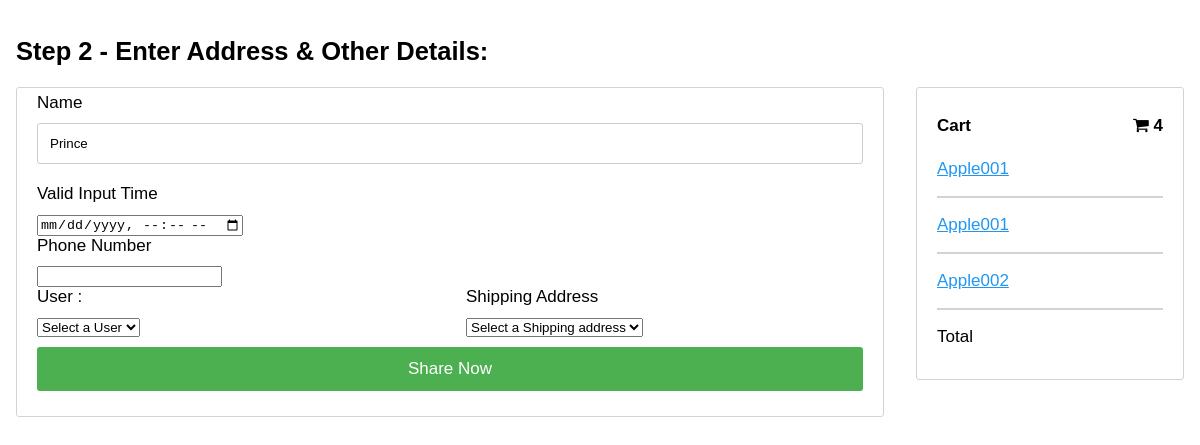
Page /api/shareout/14/ (signed in) on the committed database.
### core/models.py (models this page shows, shortened)
class SharedItem(models.Model):
    user = models.ForeignKey(settings.AUTH_USER_MODEL,
                             on_delete=models.CASCADE)
    shared = models.BooleanField(default=False)
    item = models.ForeignKey(Item, on_delete=models.CASCADE)
    item_variations = models.ManyToManyField(ItemVariation)

class Item(models.Model):
    title = models.CharField(max_length=100)
    price = models.FloatField()
    discount_price = models.FloatField(blank=True, null=True)
    category = models.ForeignKey('Category', null=True, blank=True,on_delete= models.CASCADE)
    label = models.CharField(choices=LABEL_CHOICES, max_length=1,blank=True,)
    slug = models.SlugField()
    stock = models.BooleanField(default=True)
    description = models.TextField()
    image = models.ImageField()
    def get_absolute_url(self):
        return reverse("product-detail", kwargs={
            'pk': self.pk
        })

### core/api/views.py (the view)
# urls.py: path('shareout/<int:shareid>/', shareoutpage, name="share_out_page"),
def shareoutpage(request, *args, **kwargs):
    try:
        if request.method == 'GET':
            share_id = kwargs.get(
                "shareid",
                None
            )
            users = User.objects.all()
            share = Share.objects.get(id = share_id)
            if request.user.is_authenticated:
                csrf_token = django.middleware.csrf.get_token(request)
                return render(request,"core/order_checkout.html",
                {"csrf_token": csrf_token ,
                "share_checkout":1,
                "object" : share,
                "user_list": users
                })
    except Order.DoesNotExist:
        return redirect('index')

### Cashbackclick/context_processor.py (called while the page is built)
def add_variable_to_context(request):
    csrf_token = django.middleware.csrf.get_token(request)
    return {
        'csrf_token':csrf_token,
        'category_list': Category.objects.all()
    }

def add_form_to_context(request):
    return {
        'loginform': SignInViaUsernameForm
    }

def present_order(request):
    try:
        if request.user.is_authenticated:
            Present_order = Order.objects.get(user = request.user, ordered = False)
            return {
                'present_order': Present_order
            }
        else:
            return {
            'present_order': 0
            }
    except Order.DoesNotExist:
        return {
            'present_order': 0
        }

### core/templates/core/order_checkout.html (shortened to what this page needs)
<!DOCTYPE html>
<html>
<head>
<link rel="stylesheet" href="https://cdnjs.cloudflare.com/ajax/libs/font-awesome/4.7.0/css/font-awesome.min.css">
</head>
<body>
<h2>Step 2 - Enter Address & Other Details:</h2>
<div class="row">
    <div class="col-75">
      <div class="container">
        {% if order_checkout %}
        <form  method="post" action="{% url 'place-order-now' object.id %}">{% csrf_token %}
            <input type="hidden" name="csrfmiddlewaretoken" value="{{ csrf_token }}">
            <input type="hidden" name="order" value="{{object.id}}">
          <div class="row">
            <div class="col-50">
              <label for="inputname">Name</label>
              <input type="text" class="form-control" id="name" name="name" placeholder="Name" value="{{request.user}}">
              <label for="inputZip">GST Number</label>
              <input type="tel" class="form-control" id="phone" name="phone">
              <label for="inputZip">Phone Number</label>
              <input type="tel" class="form-control" id="phone" name="phone">
              <div class="row">
                <div class="col-50">
                    <label for="billing_address">Billing Address</label>
                    <input type="checkbox" checked="unchecked" name="newadr" id="newcheck" onclick="myFunction()"> New Address
                    <select  name="billing_address" id="billing_address">
                        <option value="Z">Select a Billing address</option>
                        {% for address in address_list %}
                        <option value="{{ address.id}}">{{ address.street_address }}</option>
                        {% endfor %}
                        </select>
                </div>
                <div class="col-50">
                    <label for="shipping_address">Shipping Address</label>
                    <select  name="shipping_address" id="brand">
                        <option value="Z">Select a Shipping address</option>
                        {% for address in address_list %}
                        <option value="{{ address.id}}">{{ address.street_address }}</option>
                        {% endfor %}
                        </select>
                </div>
              </div>
            </div>
          </div>
          <button type ="submit" id="demo1" class="btn btn-primary"> Share Now</button>
        </form>
        {% elif share_checkout %}
        <form  method="post" action="{% url 'share_list_url' %}">{% csrf_token %}
            <div class="row">
                <div class="col-50">
                    <label for="inputname">Name</label>
                    <input type="text" class="form-control" id="name" name="name" placeholder="Name" value="{{request.user}}">
                    <label for="enddate">Valid Input Time</label>
                    <input type="datetime-local" name = "enddate" class="form-control">
                    <label for="inputZip">Phone Number</label>
                    <input type="tel" class="form-control" id="phone" name="phone">
                    <div class="row">
                    <div class="col-50">
                        <label  for="shipping_address">User :</label>
                        <select class="js-example-basic-single" name="shared_user" id="brand">
                            <option value="Z">Select a User</option>
                        </select>
                    </div>
                    <div class="col-50">
                        <label for="shipping_address">Shipping Address</label>
                        <select  name="shipping_address" id="brand">
                            <option value="Z">Select a Shipping address</option>
                            </select>
                    </div>
                    </div>
                </div>
                </div>
            <button type ="submit" id="demo1" class="btn btn-primary"> Share Now</button>
        </form>
        {% endif %}
      </div>
    </div>
    <div class="col-25">
      <div class="container">
        <h4>Cart <span class="price" style="color:black"><i class="fa fa-shopping-cart"></i> <b>4</b></span></h4>
        {% for item in object.items.all %}
        <p><a href="{{item.item.get_absolute_url}}">{{ item.item.title }}</a> </p>
        <hr>
        {% endfor %}
        <p>Total <span class="price" style="color:black"><b>{{object.get_total}}</b></span></p>
      </div>
    </div>
  </div>
</body>
</html>

### core/templates/core/order_checkout.html (style rules this page uses)
body { font-family: Arial; font-size: 17px; padding: 8px; }
* { box-sizing: border-box; }
.row { display: -ms-flexbox; display: flex; -ms-flex-wrap: wrap; flex-wrap: wrap; margin: 0 -16px; }
.col-25 { -ms-flex: 25%; flex: 25%; }
.col-50 { -ms-flex: 50%; flex: 50%; }
.col-75 { -ms-flex: 75%; flex: 75%; }
.col-25, .col-50, .col-75 { padding: 0 16px; }
.container { background-color: #ffffff; padding: 5px 20px 15px 20px; border: 1px solid lightgrey; border-radius: 3px; }
input[type=text] { width: 100%; margin-bottom: 20px; padding: 12px; border: 1px solid #ccc; border-radius: 3px; }
label { margin-bottom: 10px; display: block; }
.btn { background-color: #4CAF50; color: white; padding: 12px; margin: 10px 0; border: none; width: 100%; border-radius: 3px; cursor: pointer; font-size: 17px; }
a { color: #2196F3; }
hr { border: 1px solid lightgrey; }
span.price { float: right; color: grey; }

### rows in the picture
SharedItem: item "Apple001"
SharedItem: item "Apple001"
SharedItem: item "Apple002"
